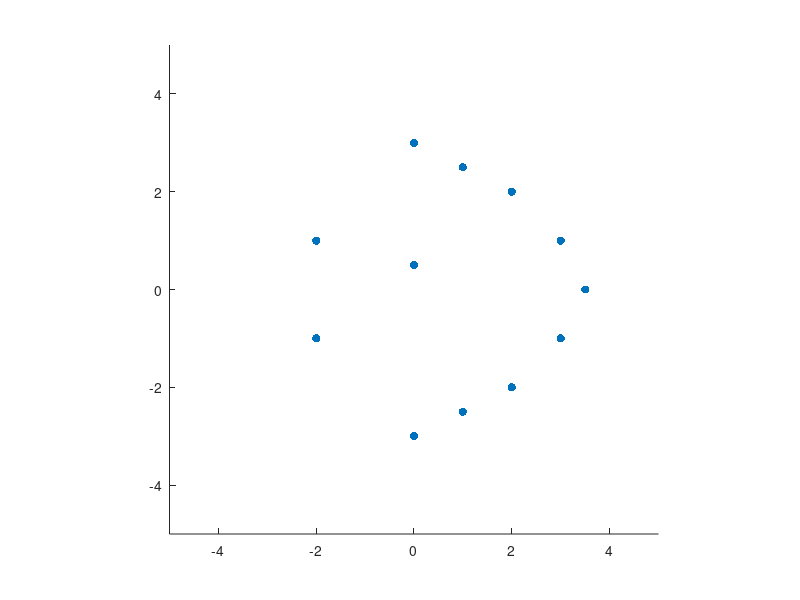
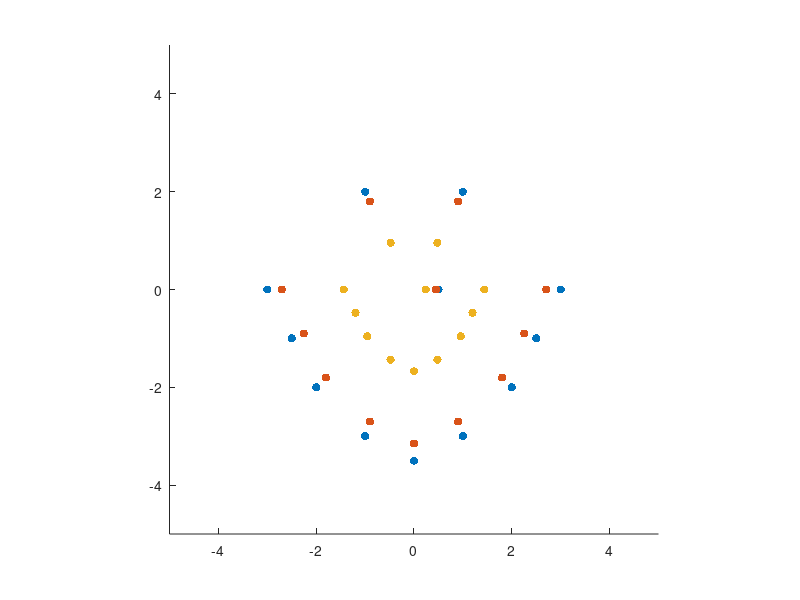
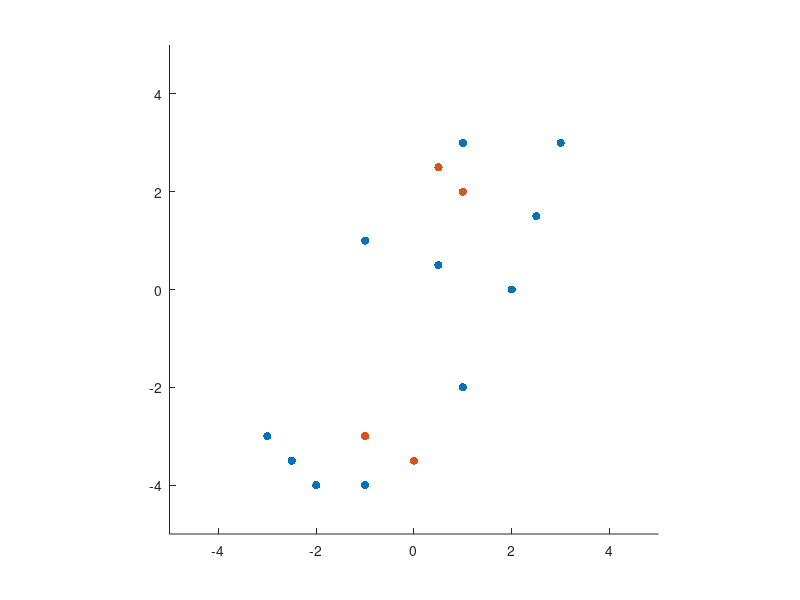
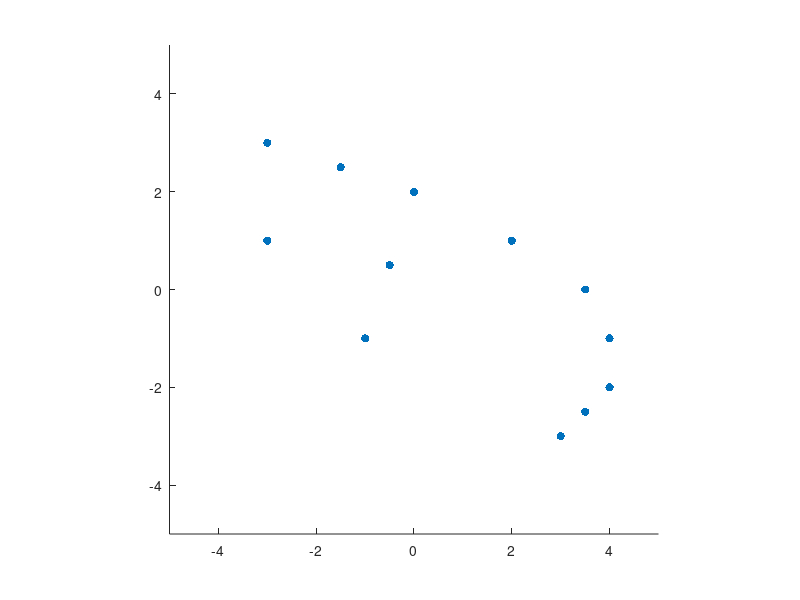

Here is the MATLAB script that generated these plots, in order:
%% Max Kramer
% I affirm that I have adhered to the honor code on this assignment. I also acknowledge working with Sara Aragaki on the week 4 assignments. 

%% 
% _Hello again, scientist! I'll write in italics, and problems for you will always be in *bold*.
% As a general rule, I expect
% you to do at least as much writing as I do. Code should be part of your solution, but
% I expect variables to be clear and explanation to involve complete sentences.
% Cite your sources; if you work with someone in the class on a problem,
% that's an extremely important source._

%% Problem 4.3.
% _Linear transformations of the plane (R^2) are important!
% Let's visualize them._

S = [-1    2 
     1     2 
    -3     0 
     3     0 
    -1    -3 
     1    -3 
    -2    -2 
     2    -2 
     0    -3.5
    -2.5  -1
     2.5  -1
     0.5    0]' % it's a lot easier to enter columns as rows and then transpose

%%
% _Each column of S is a point in R^2. Together, they form a smiley face._

scatter(S(1,:),S(2,:),'filled')
axis square;axis([-5 5 -5 5]);


%%
% _If we multiply S *on the left* by a 2x2 matrix A, then each column of S
% will get transformed by the matrix A. That lets us visualize the action
% of A. For example:_

A = [0 1; -1 0]' % rotate 90* counterclockwise

Sshifted = A*S;
scatter(Sshifted(1,:),Sshifted(2,:),'filled')
axis square;axis([-5 5 -5 5]);

%%
% _*Let B be the matrix which scales the plane by a factor of 0.9.
% Show me the smiley face, and the action of B on the smiley face, on
% the same set of axes. Then show me, on the same set of axes, what happens
% as B acts on the smiley face six more times.*_

Shrink = [0.9 0; 0 0.9];

figure;
hold on;
scatter(S(1,:),S(2,:),'filled')
axis square;axis([-5 5 -5 5]);

Sshrunk = Shrink * S;
scatter(Sshrunk(1,:),Sshrunk(2,:),'filled')

Sreallyshrunk = Shrink ^ 7 * S;
scatter(Sreallyshrunk(1,:),Sreallyshrunk(2,:),'filled')
hold off;

%%
% Shrink is the matrix for scaling R2 to R2 by a factor of 0.9. When multiplied by S (plotted in blue), the resulting matrix reveals the image scaled by a factor of 0.9 (Fig. 2, plotted in red). When the same matrix to the seventh power (the original plus six more times) is multiplied by S, the resulting matrix is plotted in yellow.


%%
% _*Let C be the map which leaves the y-axis alone but shears (1,0) to (1,1).
% Show me what C does to the smiley face.* Shear forces are dangerous: what
% happens if you apply C a few more times? *Show me.*_

C = [1 0; 1 1];

Ssheared = C * S;
figure;
hold on;
scatter(Ssheared(1,:),Ssheared(2,:),'filled')
axis square;axis([-5 5 -5 5]);

Sreallysheared = C^5 * S;
scatter(Sreallysheared(1,:),Sreallysheared(2,:),'filled')
hold off;


%%
% The matrix C which applies a shear of 1 to the x axis while not affecting the y axis is denoted [1 0; 1 1]. When this transformation is applied to S (Fig. 3), the result is pictured in blue. When this shear is applied 5 times to the same matrix, the result is pictured in red.


%%
% _Order matters a lot when you're multiplying matrices.
% *Let D be the matrix which first rotates by 90 degrees, then shears by C.
% Let E be the matrix which first shears by C, then rotates 90 degrees.
% Show me the actions of D and E on the smiley face, on different sets of axes.*
% Be sure to make clear which is which here._

D = A * C;
E = C * A;

S_d = D * S;
figure;
scatter(S_d(1,:),S_d(2,:),'filled')
axis square; axis([-5 5 -5 5]);

S_e = E * S;
figure; 
scatter(S_e(1,:),S_e(2,:),'filled')
axis square; axis([-5 5 -5 5]);

%%
% The first figure (Fig. 4) describes the transformation D as applied to S. The second figure (Fig. 5) describes the the transformation E as applied to S. 





